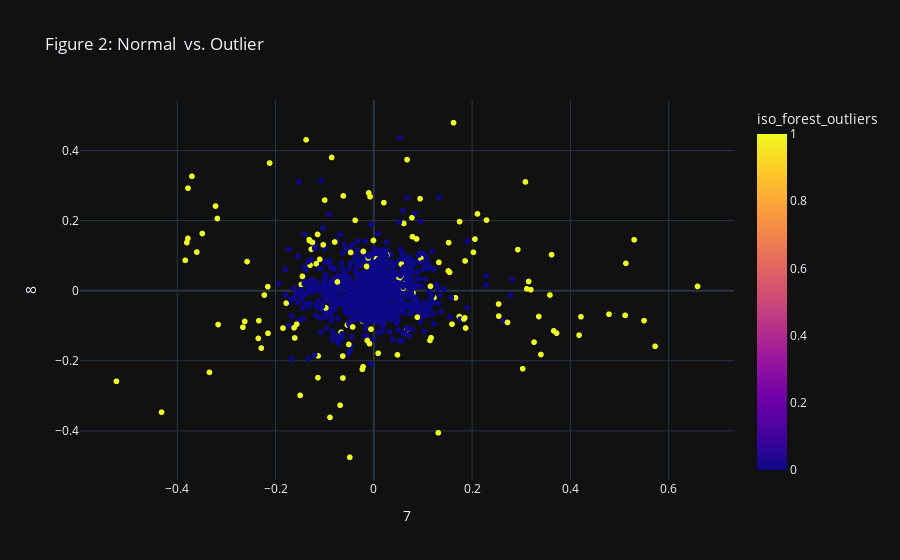

The code cell stored with this chart in its notebook:
### Code cell
# Create a function to plot firms on the 2-dimensional space
def plot_firms (dataframe, title, color = None):
    """ Plot firms on the 2-dimensional space """

    # Generate a scatter plot
    fig = px.scatter(pca_df, x=7, y=8, title=title, color=color)

    return(fig)
# Need to import renderers to view the plots on GitHub
import plotly.io as pio

plot_firms(dataframe=pca_df, title="Figure 2: Normal  vs. Outlier", color='iso_forest_outliers')

### Figure 1 — Plotly figure (JSON) as saved in the notebook; plotly's stock layout.template omitted (floating-point values rounded to 4 significant figures; data arrays with more than 128 entries replaced by an {"elided": "..."} marker saying what was removed)
{"data": [{"hovertemplate": "7=%{x}<br>8=%{y}<br>iso_forest_outliers=%{marker.color}<extra></extra>", "legendgroup": "", "marker": {"color": {"elided": "1418 int values"}, "coloraxis": "coloraxis", "symbol": "circle"}, "mode": "markers", "name": "", "showlegend": false, "x": {"elided": "1418 float values"}, "xaxis": "x", "y": {"elided": "1418 float values"}, "yaxis": "y", "type": "scattergl"}], "layout": {"xaxis": {"anchor": "y", "domain": [0.0, 1.0], "title": {"text": "7"}}, "yaxis": {"anchor": "x", "domain": [0.0, 1.0], "title": {"text": "8"}}, "coloraxis": {"colorbar": {"title": {"text": "iso_forest_outliers"}}, "colorscale": [[0.0, "#0d0887"], [0.1111, "#46039f"], [0.2222, "#7201a8"], [0.3333, "#9c179e"], [0.4444, "#bd3786"], [0.5556, "#d8576b"], [0.6667, "#ed7953"], [0.7778, "#fb9f3a"], [0.8889, "#fdca26"], [1.0, "#f0f921"]]}, "legend": {"tracegroupgap": 0}, "title": {"text": "Figure 2: Normal  vs. Outlier"}}}
